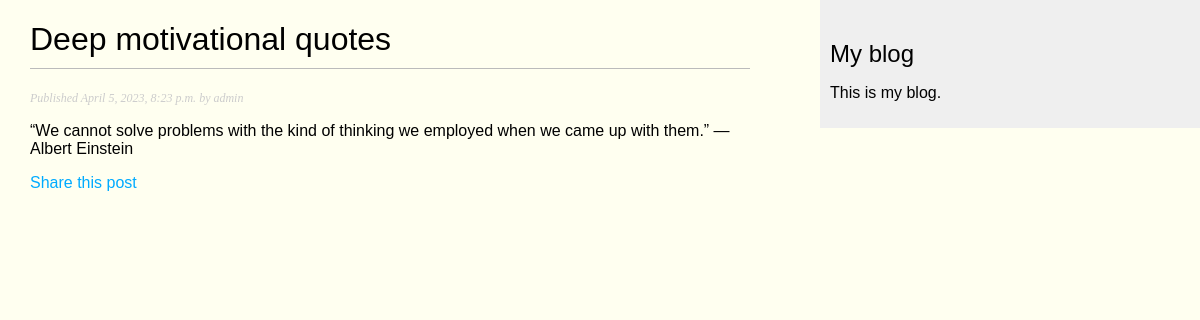
Screenshot of /blog/2023/4/5/Deepmotivationalquotes/ with the database file from the repository.
### blog/models.py (models this page shows, shortened)
class Post(models.Model):
	STATUS_CHOICES = ( ('draft', 'Draft'), ('published', 'Published'), )
	title = models.CharField(max_length=250)
	slug = models.SlugField(max_length=250, unique_for_date='publish')
	author = models.ForeignKey(User, on_delete=models.CASCADE, related_name='blog_posts')
	body = models.TextField()
	publish= models.DateTimeField(default=timezone.now)
	created = models.DateTimeField(auto_now_add=True)
	updated = models.DateTimeField(auto_now=True)
	status = models.CharField(max_length=10, choices=STATUS_CHOICES, default='draft')
	"""class Meta:
		ordering = ('-publish') """

### blog/views.py (the view)
# urls.py: path('<int:year>/<int:month>/<int:day>/<slug:post>/', views.post_detail, name='post_detail'),
def post_detail(request,year, month, day, post):
	post= get_object_or_404(Post, slug=post, publish__year=year, publish__month=month, publish__day=day)
	comment=Comment.objects.all()
	"""comments = post.comments.filter(active=True)

	new_comment = None

	if request.method == 'POST':
		# A comment was posted
		comment_form = CommentForm(data=request.POST)
		if comment_form.is_valid():
			# Create Comment object but don't save to database yet
			new_comment = comment_form.save(commit=False)
			# Assign the current post to the comment

			new_comment.body = request.POST["body"]
			# Save the comment to the database
			new_comment.save()
			return redirect('blog/post/detail.html',post.slug, post.publish__year,post.publish__month,post.publish__day)

	else:
		comment_form = CommentForm()
	return render(request,'blog/post/detail.html',{'post':post,'comments': comments,'new_comment': new_comment,'comment_form': comment_form})"""
	return render(request,'blog/post/detail.html',{'post': post,'comment':comment})

### blog/templates/blog/post/detail.html (shortened to what this page needs)
{% extends "blog/base.html" %}
{% block content %}
  <h1>{{ post.title }}</h1>
  <p class="date">
    Published {{ post.publish }} by {{ post.author }}
  </p>
  {{ post.body|linebreaks }}
   <p>
    <a href="{% url 'blog:post_share' post.pk %}">
      Share this post
    </a>
  </p>
{% endblock %}

### blog/static/css/blog.css (style rules this page uses)
body { margin:0; padding:0; font-family:helvetica, sans-serif; }
a { color:#00abff; text-decoration:none; }
h1 { font-weight:normal; border-bottom:1px solid #bbb; padding:0 0 10px 0; }
p.date { color:#ccc; font-family: georgia, serif; font-size: 12px; font-style: italic; }

### rows the page displays
Post: title "Deep motivational quotes", publish "April 5, 2023, 8:23 p.m.", author "admin", body "“We cannot solve problems with the kind of thinking we employed when we came up with them.” — Albert Einstein"
